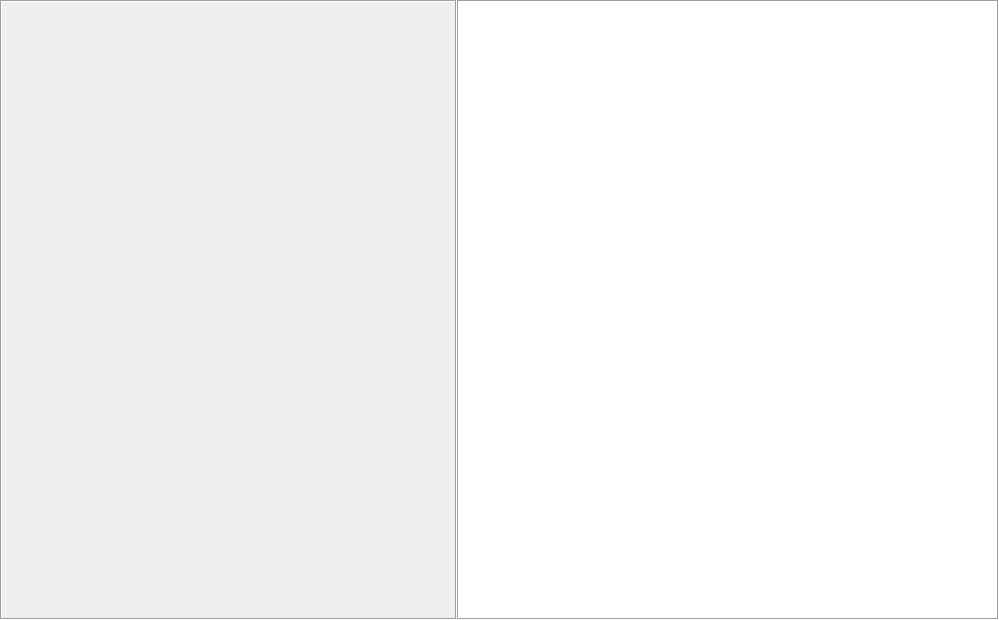
<?xml version="1.0" encoding="UTF-8"?>
<ui version="4.0">
 <class>AnnotationWidget</class>
 <widget class="QWidget" name="AnnotationWidget">
  <property name="geometry">
   <rect>
    <x>0</x>
    <y>0</y>
    <width>999</width>
    <height>620</height>
   </rect>
  </property>
  <property name="windowTitle">
   <string notr="true">Form</string>
  </property>
  <layout class="QHBoxLayout" name="_2">
   <property name="spacing">
    <number>0</number>
   </property>
   <property name="leftMargin">
    <number>0</number>
   </property>
   <property name="topMargin">
    <number>0</number>
   </property>
   <property name="rightMargin">
    <number>0</number>
   </property>
   <property name="bottomMargin">
    <number>0</number>
   </property>
   <item>
    <widget class="QSplitter" name="splitter">
     <property name="frameShape">
      <enum>QFrame::NoFrame</enum>
     </property>
     <property name="lineWidth">
      <number>0</number>
     </property>
     <property name="orientation">
      <enum>Qt::Horizontal</enum>
     </property>
     <property name="handleWidth">
      <number>0</number>
     </property>
     <property name="childrenCollapsible">
      <bool>false</bool>
     </property>
     <widget class="QFrame" name="mainWidget">
      <property name="sizePolicy">
       <sizepolicy hsizetype="Preferred" vsizetype="Preferred">
        <horstretch>30</horstretch>
        <verstretch>0</verstretch>
       </sizepolicy>
      </property>
      <property name="frameShape">
       <enum>QFrame::Box</enum>
      </property>
      <property name="frameShadow">
       <enum>QFrame::Sunken</enum>
      </property>
      <layout class="QHBoxLayout" name="horizontalLayout">
       <property name="spacing">
        <number>0</number>
       </property>
       <property name="leftMargin">
        <number>0</number>
       </property>
       <property name="topMargin">
        <number>0</number>
       </property>
       <property name="rightMargin">
        <number>0</number>
       </property>
       <property name="bottomMargin">
        <number>0</number>
       </property>
       <item>
        <widget class="QScrollArea" name="coverArea">
         <property name="sizePolicy">
          <sizepolicy hsizetype="Fixed" vsizetype="Expanding">
           <horstretch>0</horstretch>
           <verstretch>0</verstretch>
          </sizepolicy>
         </property>
         <property name="maximumSize">
          <size>
           <width>0</width>
           <height>16777215</height>
          </size>
         </property>
         <property name="frameShape">
          <enum>QFrame::NoFrame</enum>
         </property>
         <property name="frameShadow">
          <enum>QFrame::Plain</enum>
         </property>
         <property name="lineWidth">
          <number>0</number>
         </property>
         <property name="verticalScrollBarPolicy">
          <enum>Qt::ScrollBarAlwaysOff</enum>
         </property>
         <property name="horizontalScrollBarPolicy">
          <enum>Qt::ScrollBarAlwaysOff</enum>
         </property>
         <property name="sizeAdjustPolicy">
          <enum>QAbstractScrollArea::AdjustToContents</enum>
         </property>
         <property name="widgetResizable">
          <bool>true</bool>
         </property>
         <property name="alignment">
          <set>Qt::AlignLeading|Qt::AlignLeft|Qt::AlignTop</set>
         </property>
         <widget class="QWidget" name="scrollAreaWidgetContents_2">
          <property name="geometry">
           <rect>
            <x>0</x>
            <y>0</y>
            <width>20</width>
            <height>616</height>
           </rect>
          </property>
          <layout class="QVBoxLayout">
           <property name="spacing">
            <number>0</number>
           </property>
           <property name="leftMargin">
            <number>0</number>
           </property>
           <property name="topMargin">
            <number>0</number>
           </property>
           <property name="rightMargin">
            <number>0</number>
           </property>
           <property name="bottomMargin">
            <number>0</number>
           </property>
           <item>
            <widget class="QFrame" name="frame_2">
             <property name="frameShape">
              <enum>QFrame::NoFrame</enum>
             </property>
             <property name="frameShadow">
              <enum>QFrame::Plain</enum>
             </property>
             <layout class="QVBoxLayout" name="_4">
              <property name="spacing">
               <number>0</number>
              </property>
              <property name="leftMargin">
               <number>0</number>
              </property>
              <property name="topMargin">
               <number>0</number>
              </property>
              <property name="rightMargin">
               <number>0</number>
              </property>
              <property name="bottomMargin">
               <number>0</number>
              </property>
              <item>
               <widget class="HomeCompa::Flibrary::ClickableLabel" name="cover">
                <property name="contextMenuPolicy">
                 <enum>Qt::ActionsContextMenu</enum>
                </property>
                <property name="visible">
                 <bool>true</bool>
                </property>
                <property name="text">
                 <string notr="true"/>
                </property>
                <property name="alignment">
                 <set>Qt::AlignCenter</set>
                </property>
                <property name="wordWrap">
                 <bool>true</bool>
                </property>
                <property name="textInteractionFlags">
                 <set>Qt::NoTextInteraction</set>
                </property>
               </widget>
              </item>
              <item>
               <spacer name="verticalSpacer">
                <property name="orientation">
                 <enum>Qt::Vertical</enum>
                </property>
                <property name="sizeHint" stdset="0">
                 <size>
                  <width>20</width>
                  <height>601</height>
                 </size>
                </property>
               </spacer>
              </item>
             </layout>
            </widget>
           </item>
          </layout>
         </widget>
        </widget>
       </item>
       <item>
        <widget class="QScrollArea" name="scrollArea">
         <property name="frameShape">
          <enum>QFrame::NoFrame</enum>
         </property>
         <property name="frameShadow">
          <enum>QFrame::Plain</enum>
         </property>
         <property name="lineWidth">
          <number>0</number>
         </property>
         <property name="widgetResizable">
          <bool>true</bool>
         </property>
         <widget class="QWidget" name="scrollAreaWidgetContents">
          <property name="geometry">
           <rect>
            <x>0</x>
            <y>0</y>
            <width>188</width>
            <height>616</height>
           </rect>
          </property>
          <layout class="QVBoxLayout" name="verticalLayout_3">
           <property name="spacing">
            <number>0</number>
           </property>
           <property name="leftMargin">
            <number>0</number>
           </property>
           <property name="topMargin">
            <number>0</number>
           </property>
           <property name="rightMargin">
            <number>0</number>
           </property>
           <property name="bottomMargin">
            <number>0</number>
           </property>
           <item>
            <widget class="QFrame" name="frame">
             <property name="frameShape">
              <enum>QFrame::NoFrame</enum>
             </property>
             <property name="frameShadow">
              <enum>QFrame::Plain</enum>
             </property>
             <property name="lineWidth">
              <number>0</number>
             </property>
             <layout class="QVBoxLayout" name="verticalLayout_2">
              <property name="spacing">
               <number>0</number>
              </property>
              <property name="leftMargin">
               <number>0</number>
              </property>
              <property name="topMargin">
               <number>0</number>
              </property>
              <property name="rightMargin">
               <number>0</number>
              </property>
              <property name="bottomMargin">
               <number>0</number>
              </property>
              <item>
               <widget class="QLabel" name="info">
                <property name="text">
                 <string notr="true"/>
                </property>
                <property name="textFormat">
                 <enum>Qt::RichText</enum>
                </property>
                <property name="wordWrap">
                 <bool>true</bool>
                </property>
                <property name="margin">
                 <number>9</number>
                </property>
                <property name="openExternalLinks">
                 <bool>false</bool>
                </property>
                <property name="textInteractionFlags">
                 <set>Qt::LinksAccessibleByKeyboard|Qt::LinksAccessibleByMouse|Qt::TextBrowserInteraction|Qt::TextSelectableByKeyboard|Qt::TextSelectableByMouse</set>
                </property>
               </widget>
              </item>
              <item>
               <spacer name="spacer_3">
                <property name="orientation">
                 <enum>Qt::Vertical</enum>
                </property>
                <property name="sizeHint" stdset="0">
                 <size>
                  <width>20</width>
                  <height>40</height>
                 </size>
                </property>
               </spacer>
              </item>
             </layout>
            </widget>
           </item>
          </layout>
         </widget>
        </widget>
       </item>
      </layout>
     </widget>
     <widget class="QWidget" name="contentWidget" native="true">
      <property name="sizePolicy">
       <sizepolicy hsizetype="Preferred" vsizetype="Preferred">
        <horstretch>10</horstretch>
        <verstretch>0</verstretch>
       </sizepolicy>
      </property>
      <layout class="QHBoxLayout" name="_3">
       <property name="leftMargin">
        <number>0</number>
       </property>
       <property name="topMargin">
        <number>0</number>
       </property>
       <property name="rightMargin">
        <number>0</number>
       </property>
       <property name="bottomMargin">
        <number>0</number>
       </property>
       <item>
        <widget class="QTreeView" name="content">
         <property name="frameShape">
          <enum>QFrame::Box</enum>
         </property>
         <property name="frameShadow">
          <enum>QFrame::Sunken</enum>
         </property>
         <property name="lineWidth">
          <number>1</number>
         </property>
         <property name="animated">
          <bool>true</bool>
         </property>
        </widget>
       </item>
      </layout>
     </widget>
    </widget>
   </item>
  </layout>
  <action name="actionSaveImageAs">
   <property name="text">
    <string>&amp;Save image as...</string>
   </property>
   <property name="statusTip">
    <string notr="true"/>
   </property>
   <property name="menuRole">
    <enum>QAction::NoRole</enum>
   </property>
  </action>
  <action name="actionCopyImage">
   <property name="text">
    <string>&amp;Copy image</string>
   </property>
   <property name="statusTip">
    <string notr="true"/>
   </property>
   <property name="shortcut">
    <string notr="true"/>
   </property>
   <property name="menuRole">
    <enum>QAction::NoRole</enum>
   </property>
  </action>
  <action name="actionSaveAllImages">
   <property name="text">
    <string notr="true"/>
   </property>
   <property name="statusTip">
    <string notr="true"/>
   </property>
   <property name="menuRole">
    <enum>QAction::NoRole</enum>
   </property>
  </action>
  <action name="actionOpenImage">
   <property name="text">
    <string>&amp;Open image</string>
   </property>
  </action>
 </widget>
 <customwidgets>
  <customwidget>
   <class>HomeCompa::Flibrary::ClickableLabel</class>
   <extends>QLabel</extends>
   <header>ClickableLabel.h</header>
  </customwidget>
 </customwidgets>
 <resources/>
 <connections/>
</ui>
